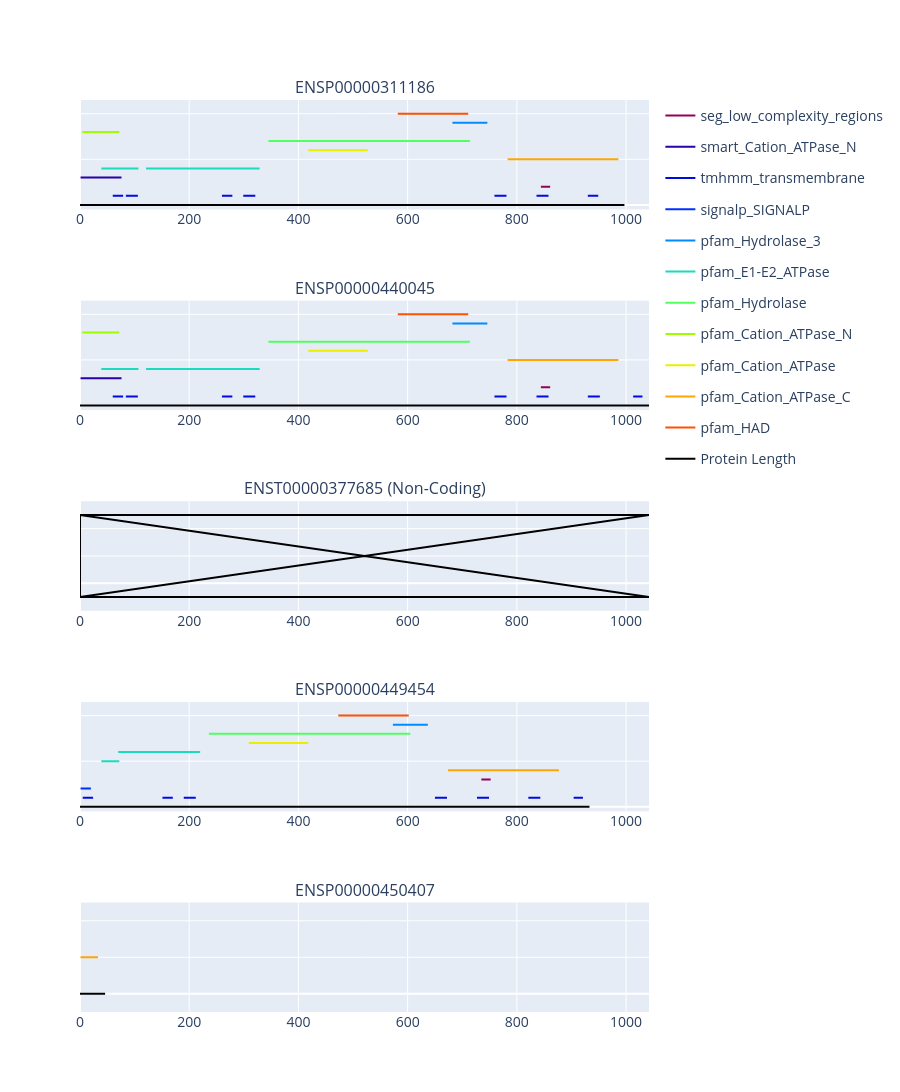

This figure's notebook cell:
### Code cell
pf.feature_architecture_figure(lib_path=lib_path, gene_id="ENSG00000174437", expr_df=cardmeso_cm_expr, fa_index=fa_index)
